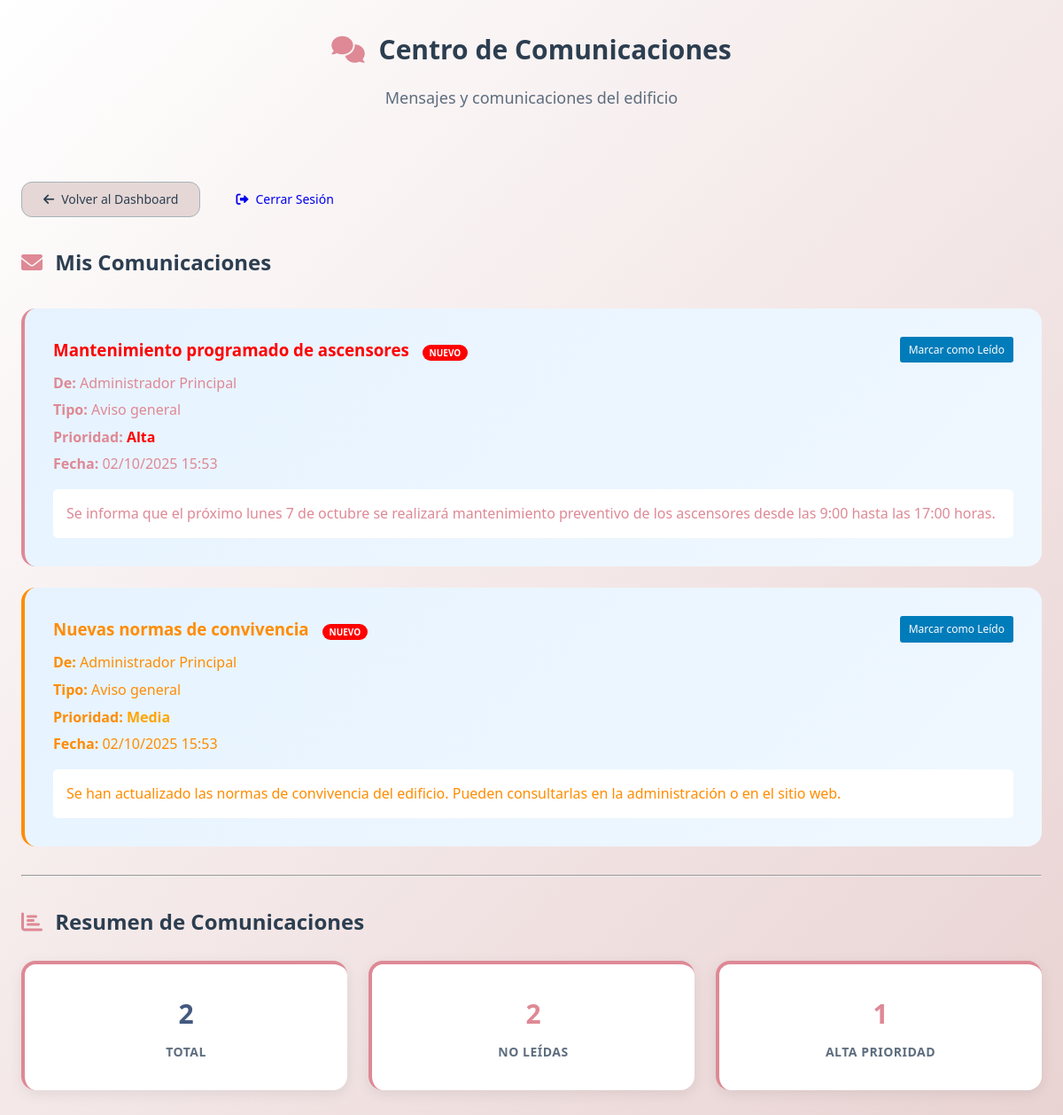
Before: /views/shared/comunicaciones.php (signed in) with the older database file.
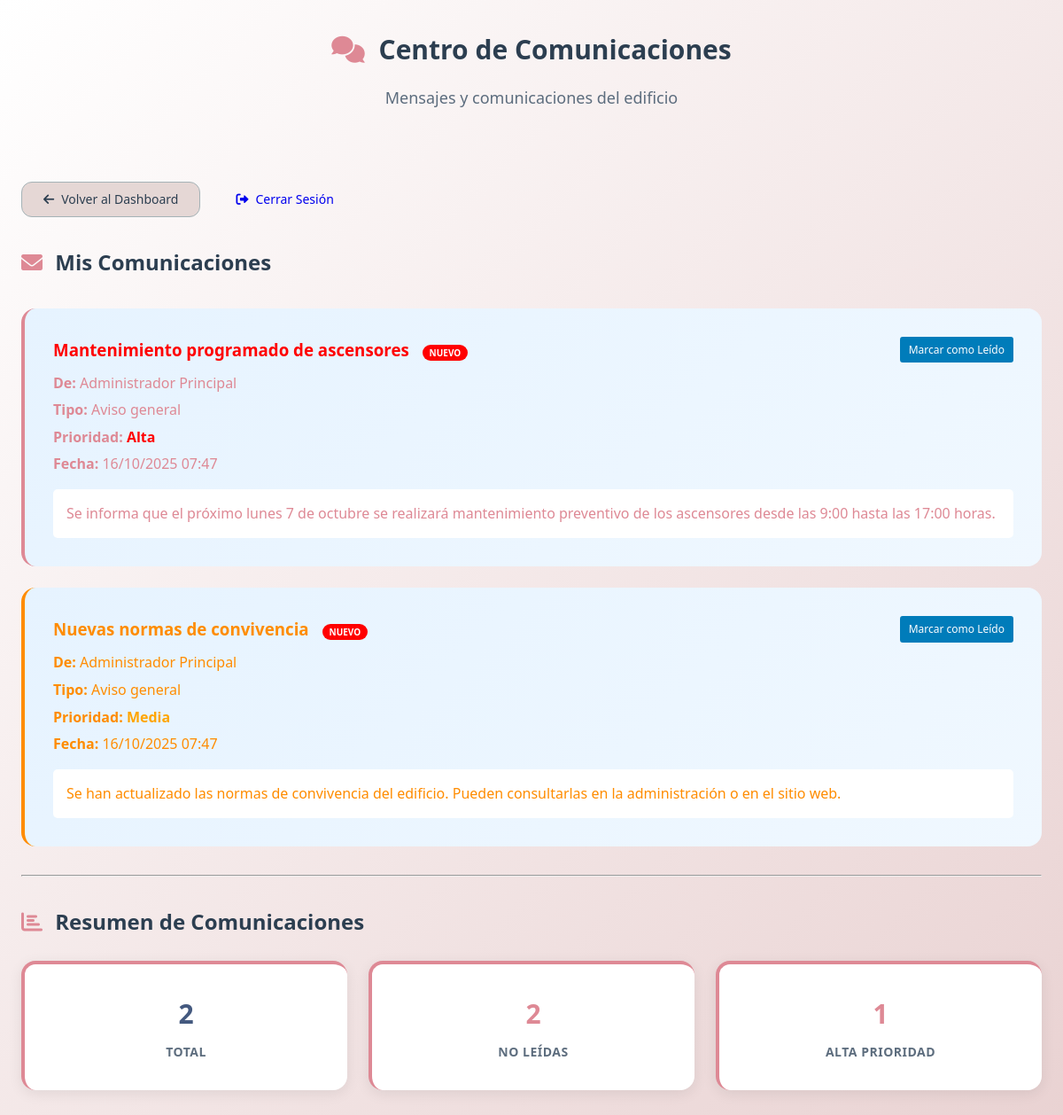
After: the same page with the newer database file.
### tables this page shows
CREATE TABLE `comunicacion` (
  `id` bigint(20) UNSIGNED NOT NULL,
  `remitente_id` bigint(20) UNSIGNED NOT NULL,
  `destinatario_id` bigint(20) UNSIGNED DEFAULT NULL,
  `asunto` varchar(200) NOT NULL,
  `mensaje` text NOT NULL,
  `tipo` enum('aviso_general','mensaje_personal','notificacion') NOT NULL DEFAULT 'mensaje_personal',
  `prioridad` enum('baja','media','alta') NOT NULL DEFAULT 'media',
  `leido` tinyint(1) NOT NULL DEFAULT 0,
  `created_at` timestamp NULL DEFAULT NULL,
  `updated_at` timestamp NULL DEFAULT NULL
);

CREATE TABLE `users` (
  `id` bigint(20) UNSIGNED NOT NULL,
  `name` varchar(255) NOT NULL,
  `email` varchar(255) NOT NULL,
  `email_verified_at` timestamp NULL DEFAULT NULL,
  `password` varchar(255) NOT NULL,
  `role` enum('admin','empleado','inquilino') NOT NULL DEFAULT 'inquilino',
  `remember_token` varchar(100) DEFAULT NULL,
  `created_at` timestamp NULL DEFAULT NULL,
  `updated_at` timestamp NULL DEFAULT NULL
);

### views/shared/comunicaciones.php (the view, shortened to what the changed rows need)
<?php
$database = new Database();
$db = $database->getConnection();
try {
    $query = "SELECT c.*, u.name as remitente_nombre
              FROM comunicacion c
              JOIN users u ON c.remitente_id = u.id
              WHERE (c.destinatario_id = :user_id OR c.destinatario_id IS NULL)
              ORDER BY c.created_at DESC";
    $stmt = $db->prepare($query);
    $stmt->bindParam(':user_id', $_SESSION['user_id']);
    $stmt->execute();
    $comunicaciones = $stmt->fetchAll(PDO::FETCH_ASSOC);
} catch (PDOException $e) {
    $error = "Error al obtener comunicaciones: " . $e->getMessage();
}
?>
<!DOCTYPE html>
<html lang="es">
<head>
    <link rel="stylesheet" href="../../assets/css/bento-style.css">
    <link href="https://cdnjs.cloudflare.com/ajax/libs/font-awesome/6.0.0/css/all.min.css" rel="stylesheet">
</head>
<body class="bento-body">
    <div class="bento-page-header">
        <h1 class="bento-page-title"><i class="fas fa-comments"></i> Centro de Comunicaciones</h1>
    </div>
    <div class="bento-container">
    <h2 class="bento-section-title"><i class="fas fa-envelope"></i> Mis Comunicaciones</h2>
    <?php if (!empty($comunicaciones)): ?>
        <div class="bento-communications-list">
            <?php foreach ($comunicaciones as $comunicacion): ?>
                <div class="bento-communication-card <?php echo $comunicacion['leido'] ? 'bento-communication-read' : 'bento-communication-unread'; ?> bento-priority-<?php echo $comunicacion['prioridad']; ?>">
                    <div style="display: flex; justify-content: space-between; align-items: flex-start; margin-bottom: 10px;">
                        <h3 style="margin: 0; color: <?php
                            echo $comunicacion['prioridad'] == 'alta' ? 'red' :
                                ($comunicacion['prioridad'] == 'media' ? '#ff8c00' : 'green');
                        ?>;">
                            <?php echo htmlspecialchars($comunicacion['asunto']); ?>
                            <?php if (!$comunicacion['leido']): ?>
                                <span style="background: red; color: white; padding: 2px 8px; border-radius: 10px; font-size: 10px; margin-left: 10px;">NUEVO</span>
                            <?php endif; ?>
                        </h3>
                        <?php if (!$comunicacion['leido']): ?>
                            <a href="?marcar_leido=<?php echo $comunicacion['id']; ?>"
                               style="background: #007cba; color: white; padding: 5px 10px; text-decoration: none; font-size: 12px; border-radius: 3px;">
                               Marcar como Leído
                            </a>
                        <?php endif; ?>
                    </div>
                    <div style="margin: 10px 0;">
                        <p style="margin: 5px 0;"><strong>De:</strong> <?php echo htmlspecialchars($comunicacion['remitente_nombre']); ?></p>
                        <p style="margin: 5px 0;"><strong>Tipo:</strong> <?php echo str_replace('_', ' ', ucfirst($comunicacion['tipo'])); ?></p>
                        <p style="margin: 5px 0;"><strong>Prioridad:</strong>
                            <span style="color: <?php
                                echo $comunicacion['prioridad'] == 'alta' ? 'red' :
                                    ($comunicacion['prioridad'] == 'media' ? 'orange' : 'green');
                            ?>; font-weight: bold;">
                                <?php echo ucfirst($comunicacion['prioridad']); ?>
                            </span>
                        </p>
                        <p style="margin: 5px 0;"><strong>Fecha:</strong> <?php echo date('d/m/Y H:i', strtotime($comunicacion['created_at'])); ?></p>
                    </div>
                    <div style="background: white; padding: 15px; border-radius: 5px; margin-top: 15px;">
                        <p style="margin: 0; line-height: 1.6; white-space: pre-wrap;"><?php echo htmlspecialchars($comunicacion['mensaje']); ?></p>
                    </div>
                </div>
            <?php endforeach; ?>
        </div>
    <?php endif; ?>
</body>
</html>

Changed rows visible on the page:
changed comunicacion "Mantenimiento programado de ascensores": created_at "02/10/2025 15:53" → "16/10/2025 07:47"
changed comunicacion "Nuevas normas de convivencia": created_at "02/10/2025 15:53" → "16/10/2025 07:47"
